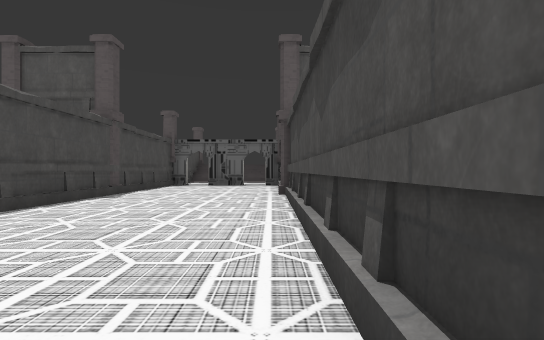
View 1 (above)

16 first-person views from a walk through a scene from a Unity 3-D project. The camera is 1.3 m above the floor, looks level and sees 85° across. The floor is counted in squares, 2 m on a side. Each view is taken from the middle of a square. On the plan, view 1 faces up. The plan holds only what a view shows up to about 9 squares ahead; the rest is blank. The place goes on beyond the plan. The player character is not drawn. Some surface patterns are stand-ins.

View 2
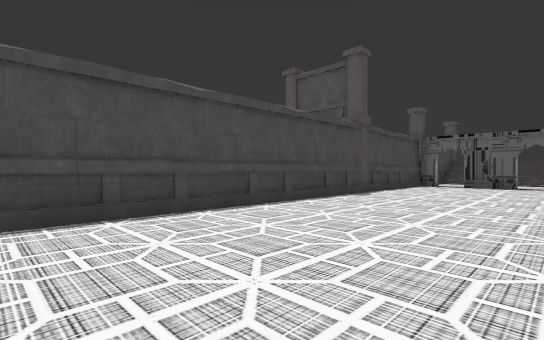

View 3
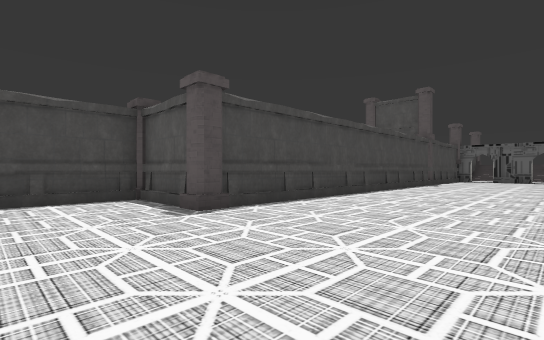

View 4
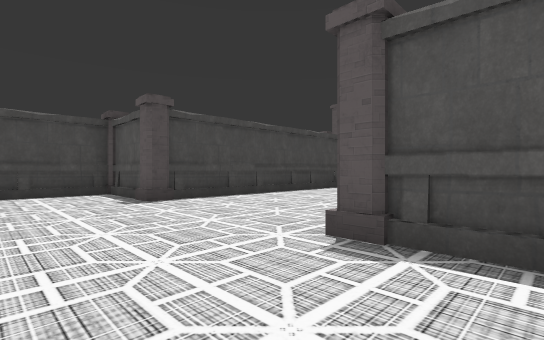

View 5
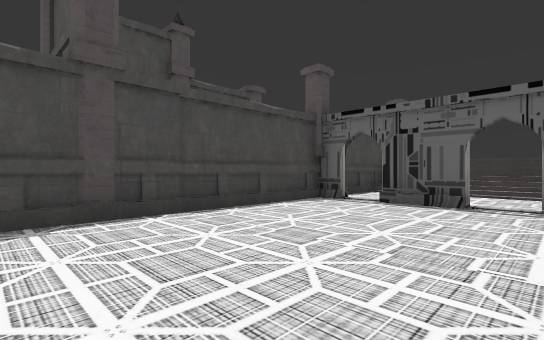

View 6
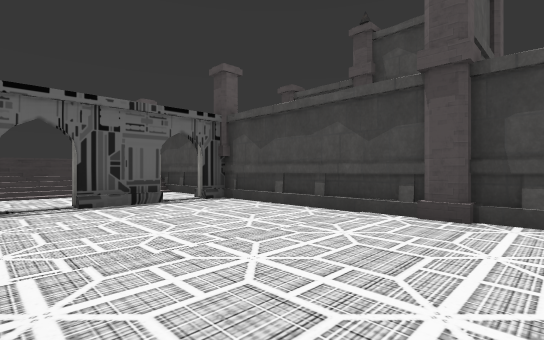

View 7
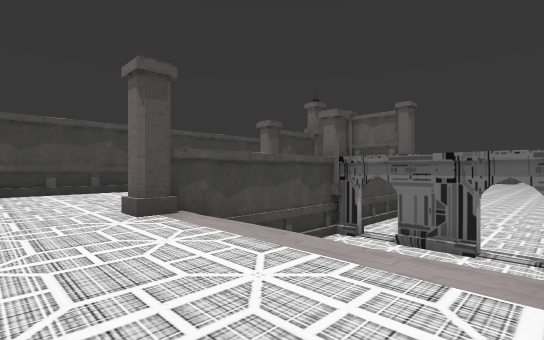

View 8
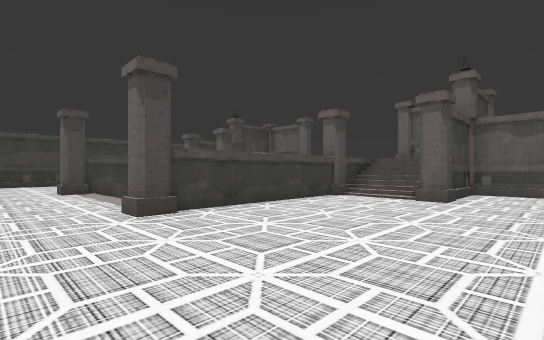

View 9
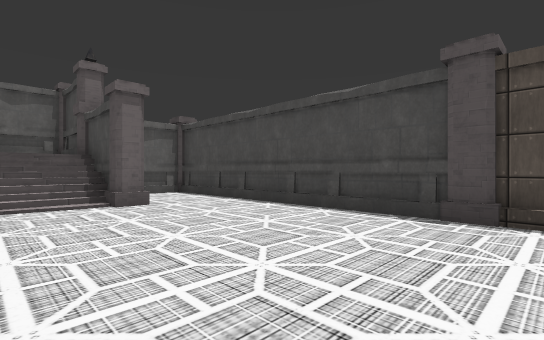

View 10
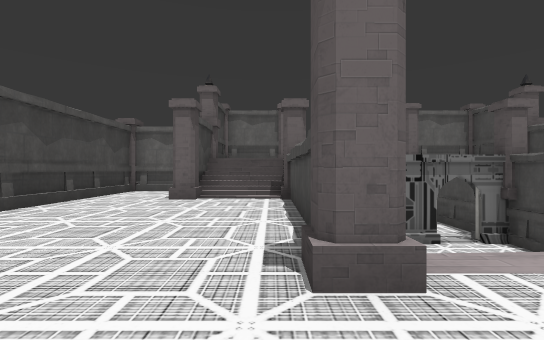

View 11
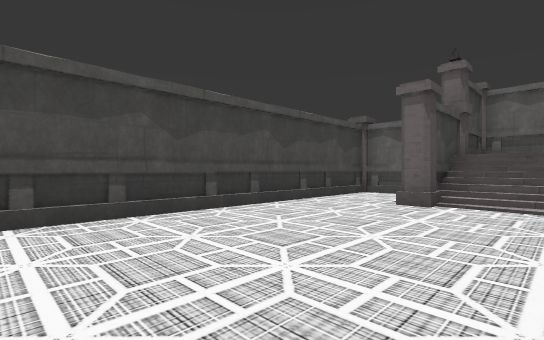

View 12
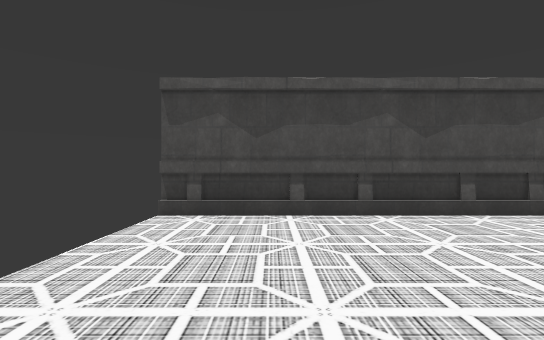

View 13
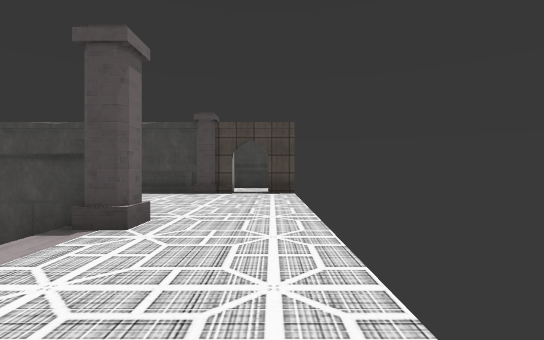

View 14
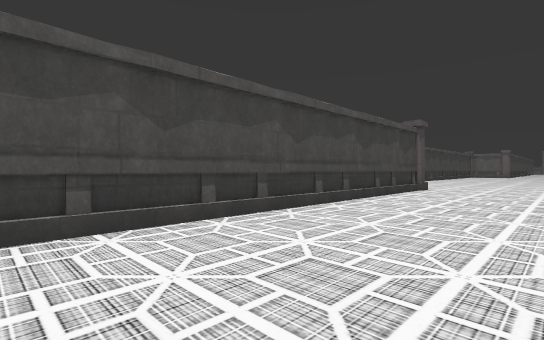

View 15
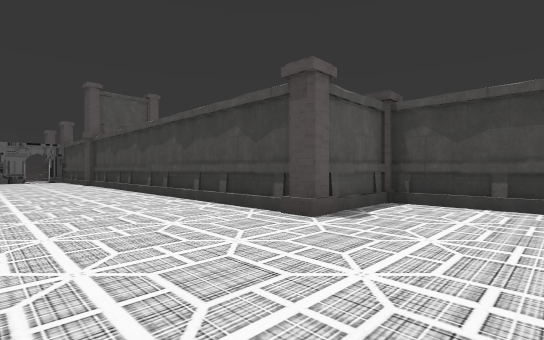

View 16
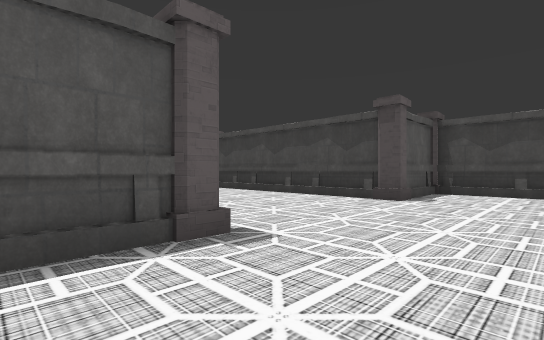

### Floor plan
Key: @ floor where view 1 was taken; # wall or solid block; . main floor; : floor 2 m higher than the main floor; + floor 4 m higher than the main floor; / step, stairs or slope; P pillar.
Columns run from 10 left of view 1 to 6 right of it. Each row starts with its distance up from view 1.
 21 #               #
 20 #:::::::::::::::#
 19 #:::::::::::::::#
 18 P::::#P:::#P::::#
 17 #::::#////#:::::#
 16 #::::#////#:::::#
 15 #::::#....#:::::#
 14 #::::##...#:::::#
 13 #::P/:#.#.#:/P::#
 12 #::#//.....//#::#
 11 #P:P//...../+P:P#
 10 ####  .....  ####
  9    #  .....  #
  8    ##PP...PP##
  7      #/....#
  6      #/....#
  5      #/....#
  4      #/....#
  3      #/....#
  2      #/....#
  1      #/....#
  0      #/...@#
 -1      #/....#
 -2      #/....#
 -3    ###P....P##
 -4    #.........#
 -5    #.........#
 -6    #.........#

Positions as (right, up) in squares from view 1, and headings:
1: (0, 0), facing up
2: (0, 0), facing up-left
3: (0, -6), facing up-left
4: (2, -6), facing up-left
5: (0, 7), facing up-left
6: (-4, 7), facing up-right
7: (-4, 20), facing down-right
8: (-9, 20), facing down-right
9: (-5, 19), facing down-left
10: (1, 20), facing down
11: (1, 19), facing down-right
12: (1, 19), facing right
13: (-1, 20), facing left
14: (-3, 7), facing down-right
15: (-3, -6), facing up-right
16: (-6, -6), facing up-right
